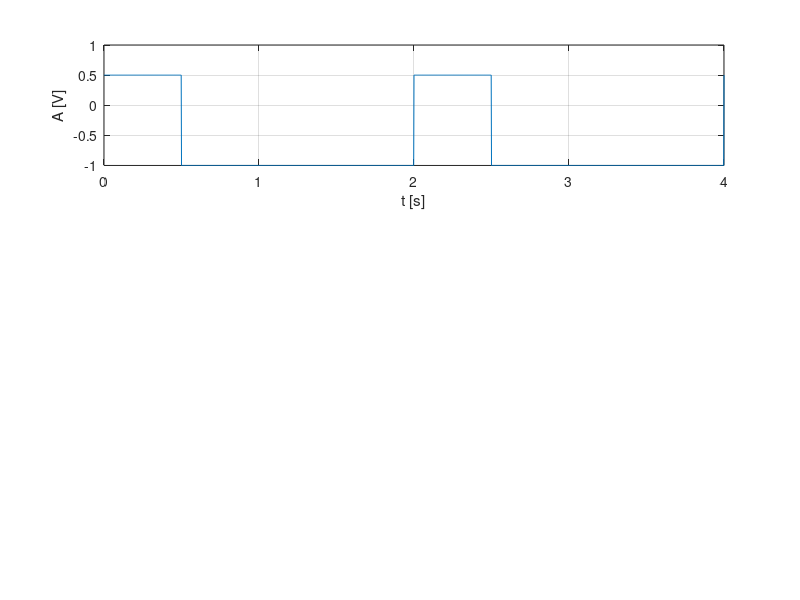

The MATLAB script that drew this image:
%rezolutie temporara de 2 ms
t=0:0.002:4;%sunt afisate 2 perioade
f=0.5;
a=2*pi*f;
duty=25;
nivel=0.25;
procent=0.75;
s=(procent*square(a*t,duty))-nivel;
subplot(3,1,1)
plot(t,s),grid,xlabel('t [s]'),ylabel('A [V]')
%procent - cat % din amplitudine sa fie afisat